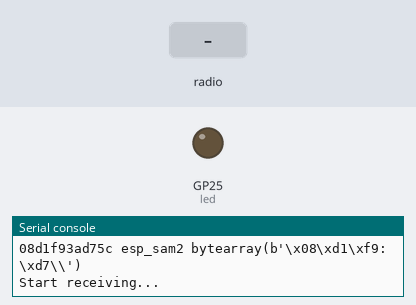
Recording of a program running on a simulated Raspberry Pi Pico running MicroPython. Parts: output pins drawn as LEDs (lit = HIGH), the last lines printed to the serial console. The inputs (shaded band) are chosen by the test bench.

Above: at 5.2 s.
5.3 s: radio message "LED=on" arrives
At 6.2 s:
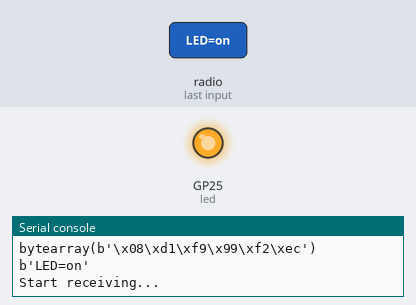
6.8 s: radio message "LED=off" arrives
At 7.4 s:
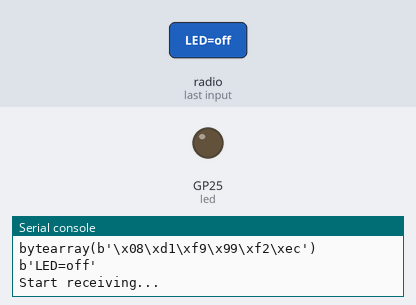
Timing chart, 0 to 9.8 s (numbered marks = the images above; inputs shaded):
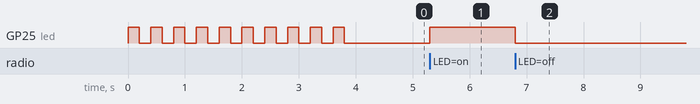

Measured:
- after the input at 5.3 s, GP25 (led): LOW → HIGH at once
- after the input at 6.8 s, GP25 (led): HIGH → LOW at once

The program:

basic_espnow_recv_led.py
```python
from machine import Pin
import time
import json
import network
import espnow
from lib import utils


# A WLAN interface must be active to send()/recv()
sta = network.WLAN(network.WLAN.IF_STA)
sta.active(True)
sta.disconnect()   # Because ESP8266 auto-connects to last Access Point

espnet = espnow.ESPNow()
espnet.active(True)

# led
led = Pin(25, Pin.OUT)
led.off()
utils.blink(led, 10)

with open("macaddr.json", "r") as f:
    print("Loading addresses...")
    mac_addrs = json.load(f)


led.off()


macs = []
names = []
mac_addrs_hex = []
for a in mac_addrs:
    macs.append(a["mac"])
    names.append(a["espname"])
    x = bytearray.fromhex(a["mac"])
    print(a["mac"], a["espname"], x)
    mac_addrs_hex.append(x)
    espnet.add_peer(x)


while True:
    print("Start receiving...")
    host, msg = espnet.recv()
    if msg:
        decoded_msg = msg.decode()# msg == None if timeout in recv()
        print(host, msg)
        if "LED=on" in msg:
            led.on()
        if "LED=off" in msg:
            led.off()
        if msg == b'end':
            break
```

utils.py
```python
import time

def blink(led, blinks=5):
    start = led.value()
    for i in range(2 * blinks):
        led.value(not led.value())
        time.sleep_ms(200)
    led.value(start)

def test_blink(state=1, nbr=10):
    from machine import Pin
    l = Pin(15, Pin.OUT)
    l.value(state)
    blink(l, nbr)


if __name__ == "__main__":

    print("---testing--------")
    test_blink(0, 10)
```
